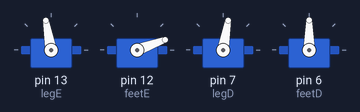
The sketch below on a simulated Arduino Uno, built with avr-gcc and run on an emulated ATmega328P. On the bench: 4 × servo.

Above: at 0.05 s.
At 1.5 s:
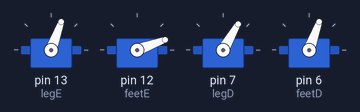
At 3.0 s:
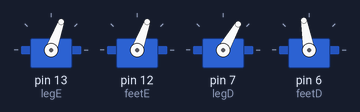
At 3.75 s:
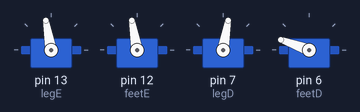
At 4.5 s:
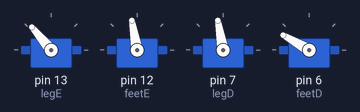
At 6.0 s:
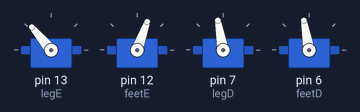
Timing chart, 0 to 7.8 s (numbered marks = the images above):
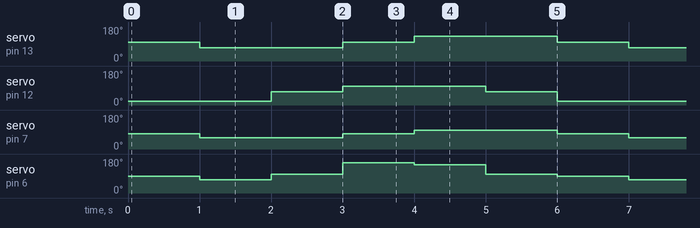

Measured:
- by itself, servo on pin 13 (legE): repeats every 6.0 s: 100° 1.0 s, 130° 2.0 s, 100° 1.0 s, 70° 2.0 s
- by itself, servo on pin 12 (feetE): repeats every 6.0 s: 100° 2.0 s, 70° 1.0 s, 20° 2.0 s, 70° 1.0 s
- by itself, servo on pin 7 (legD): repeats every 6.0 s: 80° 1.0 s, 100° 2.0 s, 80° 1.0 s, 60° 2.0 s
- by itself, servo on pin 6 (feetD): repeats every 6.0 s: 100° 1.0 s, 160° 1.0 s, 150° 1.0 s, 100° 1.0 s, 90° 1.0 s, 70° 1.0 s

The sketch:

bovV4_1.ino
```cpp
// (licence header left out)
// THE SOFTWARE IS PROVIDED "AS IS", WITHOUT WARRANTY OF ANY KIND, EXPRESS OR
// IMPLIED, INCLUDING BUT NOT LIMITED TO THE WARRANTIES OF MERCHANTABILITY,
// FITNESS FOR A PARTICULAR PURPOSE AND NONINFRINGEMENT. IN NO EVENT SHALL THE
// AUTHORS OR COPYRIGHT HOLDERS BE LIABLE FOR ANY CLAIM, DAMAGES OR OTHER
// LIABILITY, WHETHER IN AN ACTION OF CONTRACT, TORT OR OTHERWISE, ARISING FROM,
// OUT OF OR IN CONNECTION WITH THE SOFTWARE OR THE USE OR OTHER DEALINGS IN THE
// SOFTWARE.

#include <Servo.h>

Servo legE;
Servo feetE;
Servo legD;
Servo feetD;

int tempo = 10;


void setup() {

  legE.attach(13);
  feetE.attach(12);
  legD.attach(7);
  feetD.attach(6);


  legD.write(80);
  legE.write(100);
  feetD.write(100);
  feetE.write(70);
}

void loop() {

  inlina_D();
  movD();
  pos_media1();

  inlina_E();
  movE();
  pos_media2();


}
void pos_media2() {
  legD.write(100); //passa de 80 para 60
  legE.write(130);
  feetD.write(100);
  feetE.write(70);

  delay (1000);
}

void movE() {

  legD.write(100); //passa de 80 para 100
  legE.write(130); //passa de 100 para 130
  feetD.write(150);  //quando passa de 100 para 70 inclina
  feetE.write(100);  // passa de 70 para 20
  delay (1000);
}

void inlina_E() {
  // movimento inclina equerda
  legD.write(80);
  legE.write(100);
  feetD.write(160);  //quando passa de 100 para 150 inclina
  feetE.write(100);  // passa de 70 para 100
  delay (1000);
}

void pos_media1() {
  legD.write(60); //passa de 80 para 60
  legE.write(70);
  feetD.write(100);
  feetE.write(70);
  delay (1000);
}


void movD() {
  legD.write(60); //passa de 80 para 60
  legE.write(70);
  feetD.write(70);  //quando passa de 100 para 70 inclina
  feetE.write(20);  // passa de 70 para 20
  delay (1000);
}


void inlina_D() {
  // movimento inclina direita
  legD.write(80);
  legE.write(100);
  feetD.write(90);  //quando passa de 100 para 70 inclina
  feetE.write(20);  // passa de 70 para 20
  delay (1000);
}

void posicao_eq() {


  legD.write(80);
  legE.write(100);
  feetD.write(100);
  feetE.write(70);
  delay (1000);

}

void danca(){

  legD.write(100); //passa de 80 para 60
  legE.write(130);
  feetD.write(100);
  feetE.write(70);
  delay (100);

  legD.write(100); //passa de 80 para 100
  legE.write(130); //passa de 100 para 130
  feetD.write(100);
  feetE.write(70);
  delay (100);

  legD.write(60); //passa de 80 para 60
  legE.write(70);
  feetD.write(100);
  feetE.write(70);
  delay (100);

  legD.write(60); //passa de 80 para 60
  legE.write(70);
  feetD.write(100);
  feetE.write(70);
  delay (100);

  legD.write(80);
  legE.write(100);
  feetD.write(100);
  feetE.write(70);
  delay (100);

}
```
